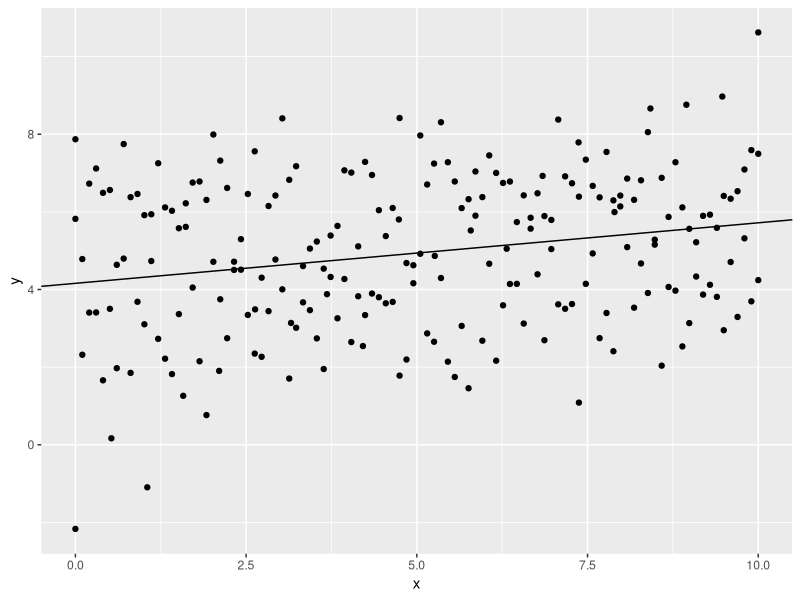
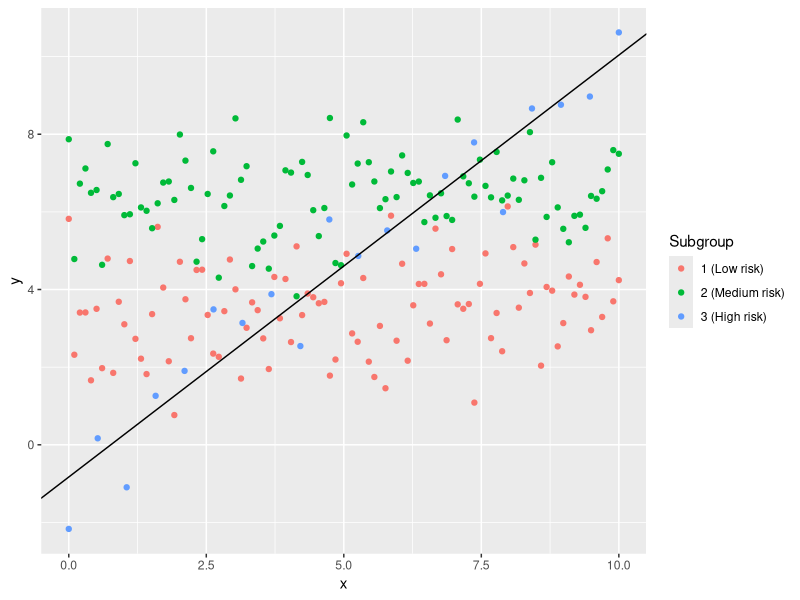

Source code (R) for these figures, in order:
## ---- chunk 1
library(ggplot2)
library(dplyr)
library(knitr)
## ---- chunk 2
noisy_line <- function(slope, intercept, n, Subgroup) {
  
  n = n - 1
  
  data.frame(x = 0:n / n * 10, eps = rnorm(n + 1, 0, 1)) %>%
    mutate(y = slope * x + intercept + eps,
           Subgroup = Subgroup) -> df
  
  return(df)
  
}
## ---- chunk 3
nlow = 100
nmed = 100
nhi = 20

grp1 <- noisy_line(0, 3.5, nlow, '1 (Low risk)')
grp2 <- noisy_line(0, 6.5, nmed, '2 (Medium risk)')
grp3 <- noisy_line(1, 0, nhi, '3 (High risk)')

df <- rbind(grp1, grp2, grp3)

## ---- chunk 4

bad_lm <- lm(df$y ~ df$x)

ggplot(df, aes(x=x, y=y)) +
  geom_point() +
  geom_abline(slope = bad_lm$coefficients[2], intercept = bad_lm$coefficients[1])

summ = summary.lm(bad_lm)

## ---- chunk 5
df %>%
  filter(Subgroup == '3 (High risk)') -> hr

my_lm <- lm(hr$y ~ hr$x)

summ = summary.lm(my_lm)

ggplot(df, aes(x=x, y=y)) +
  geom_point(aes(color=Subgroup)) +
  geom_abline(slope = my_lm$coefficients[2], intercept = my_lm$coefficients[1])

## ---- chunk 6
mod2factor <- lm(data = df, y ~ x + Subgroup)
modinter <- lm(data = df, y ~ x + Subgroup + (x * Subgroup))

sm2 <- summary.lm(mod2factor)
smi <- summary.lm(modinter)

sm2$coefficients[, c(1,4)] %>% as.table() %>% kable()




## ---- chunk 7
# smi$coefficients[, c(1,4)]  %>% as.data.frame() -> outdf
# hux(outdf) %>%
#   add_rownames()

smi$coefficients[, c(1,4)] %>% as.table() %>% kable()

